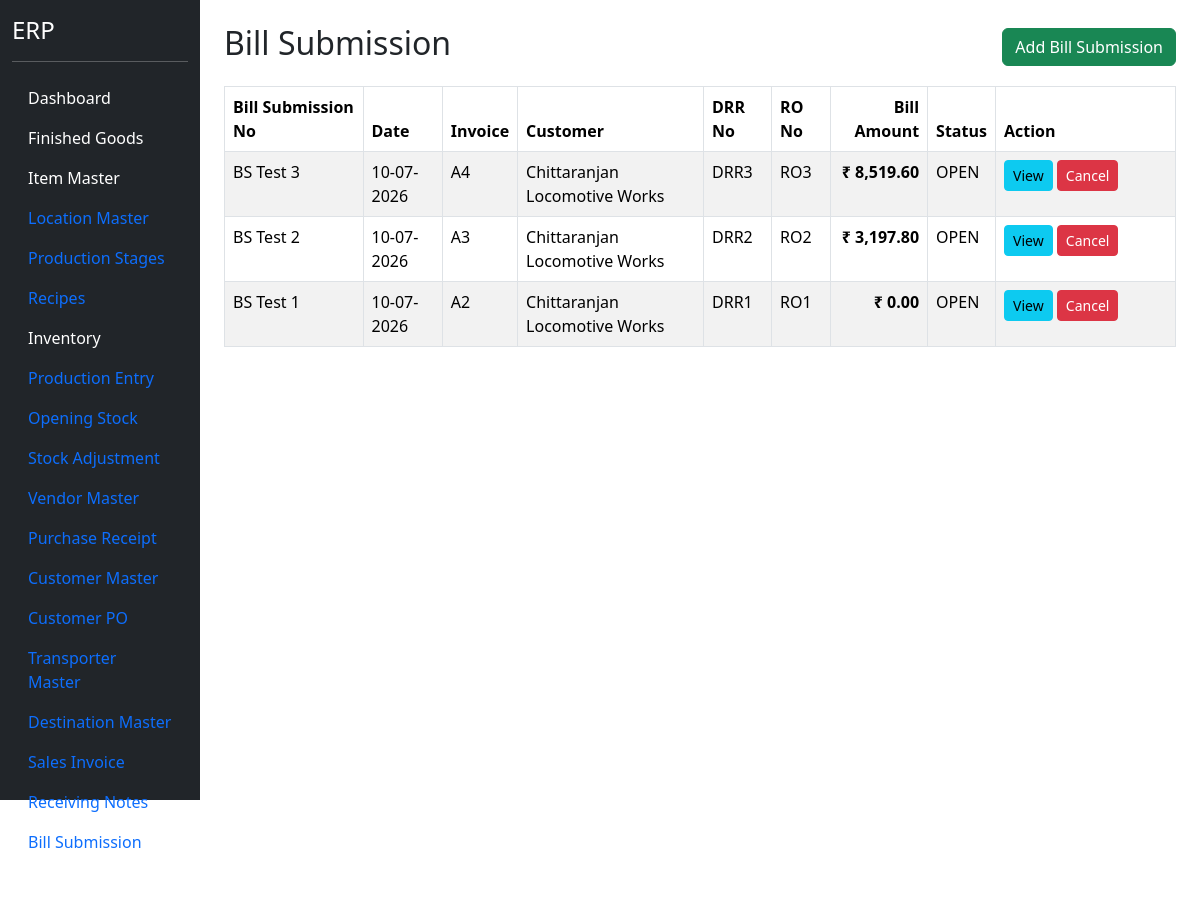
Before: /bill-submission (signed in) with the older database file.
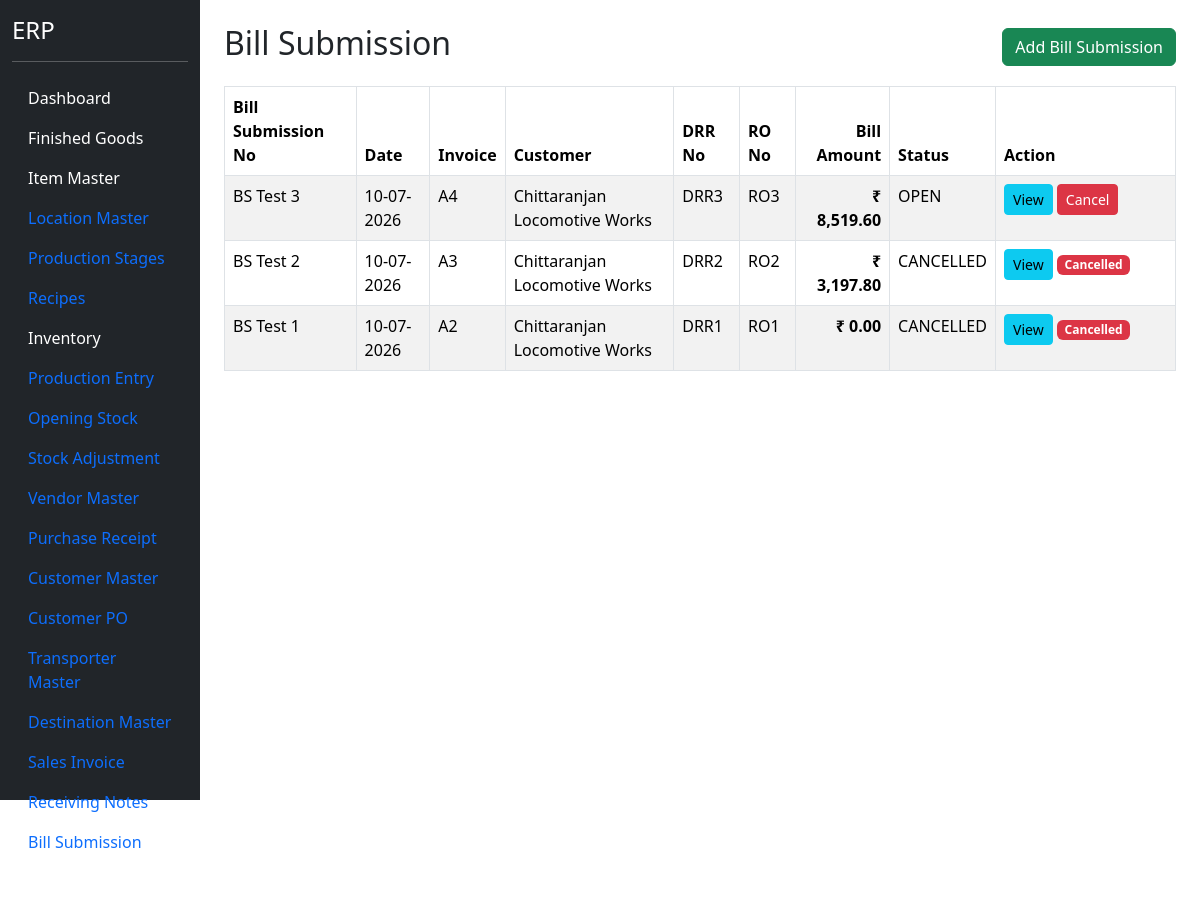
After: the same page with the newer database file.
### models.py (models this page shows)
class BillSubmissionHeader(db.Model):
    __tablename__ = "bill_submission_header"
    id = db.Column(
        db.Integer,
        primary_key=True
    )
    bill_submission_no = db.Column(
        db.String(50),
        unique=True,
        nullable=False
    )
    bill_submission_date = db.Column(
        db.Date,
        nullable=False
    )
    receiving_note_header_id = db.Column(
        db.Integer,
        db.ForeignKey("receiving_note_header.id"),
        nullable=False
    )
    sales_invoice_header_id = db.Column(
        db.Integer,
        db.ForeignKey("sales_invoice_header.id"),
        nullable=False
    )
    customer_id = db.Column(
        db.Integer,
        db.ForeignKey("customer_master.id"),
        nullable=False
    )
    drr_no = db.Column(
        db.String(100)
    )
    ro_no = db.Column(
        db.String(100)
    )
    ro_date = db.Column(
        db.Date
    )
    bill_amount = db.Column(
        db.Float,
        default=0
    )
    remarks = db.Column(
        db.String(500)
    )
    status = db.Column(
        db.String(30),
        default="ACTIVE"
    )
    customer = db.relationship(
        "CustomerMaster"
    )
    invoice = db.relationship(
        "SalesInvoiceHeader"
    )
    receiving_note = db.relationship(
        "ReceivingNoteHeader"
    )
    details = db.relationship(
        "BillSubmissionDetail",
        backref="bill_submission",
        cascade="all, delete-orphan"
    )

class SalesInvoiceHeader(db.Model):
    __tablename__ = "sales_invoice_header"
    id = db.Column(
        db.Integer,
        primary_key=True
    )
    invoice_no = db.Column(
        db.String(50),
        nullable=False,
        unique=True
    )
    invoice_date = db.Column(
        db.Date,
        nullable=False
    )
    customer_po_header_id = db.Column(
        db.Integer,
        db.ForeignKey("customer_po_header.id"),
        nullable=False
    )
    customer_id = db.Column(
        db.Integer,
        db.ForeignKey("customer_master.id"),
        nullable=False
    )
    destination_id = db.Column(
        db.Integer,
        db.ForeignKey("destination_master.id"),
        nullable=False
    )
    transporter_id = db.Column(
        db.Integer,
        db.ForeignKey("transporter_master.id"),
        nullable=False
    )
    vehicle_no = db.Column(
        db.String(50)
    )
    lr_no = db.Column(
        db.String(100)
    )
    eway_bill_no = db.Column(
        db.String(100)
    )
    location_id = db.Column(
    db.Integer,
    db.ForeignKey("location_master.id"),
    nullable=False
    )
    remarks = db.Column(
        db.String(500)
    )
    status = db.Column(
        db.String(30),
        default="Pending RNote"
    )
    customer = db.relationship("CustomerMaster")
    customer_po = db.relationship("CustomerPOHeader")
    destination = db.relationship("DestinationMaster")
    transporter = db.relationship("TransporterMaster")
    location = db.relationship("LocationMaster")
    details = db.relationship(
        "SalesInvoiceDetail",
        backref="invoice",
        cascade="all, delete-orphan"
    )

class CustomerMaster(db.Model):
    __tablename__ = "customer_master"
    id = db.Column(
        db.Integer,
        primary_key=True
    )
    customer_code = db.Column(
        db.String(20),
        unique=True,
        nullable=True
    )
    customer_name = db.Column(
        db.String(200),
        nullable=False
    )
    contact_person = db.Column(
        db.String(100)
    )
    mobile = db.Column(
        db.String(20)
    )
    email = db.Column(
        db.String(100)
    )
    gst_no = db.Column(
        db.String(30)
    )
    pan_no = db.Column(
        db.String(20)
    )
    address = db.Column(
        db.String(500)
    )
    city = db.Column(
        db.String(100)
    )
    state = db.Column(
        db.String(100)
    )
    country = db.Column(
        db.String(100),
        default="India"
    )
    pincode = db.Column(
        db.String(20)
    )
    credit_days = db.Column(
        db.Integer,
        default=30
    )
    credit_limit = db.Column(
        db.Float,
        default=0
    )
    active = db.Column(
        db.Boolean,
        default=True
    )

### blueprints/masters/routes.py (the view)
@masters_bp.route("/bill-submission")
@login_required
def bill_submission():
    bill_list = BillSubmissionHeader.query.order_by(
        BillSubmissionHeader.bill_submission_date.desc(),
        BillSubmissionHeader.bill_submission_no.desc()
    ).all()
    return render_template(
        "bill_submission.html",
        bill_list=bill_list
    )

### app.py (called while the page is built)
@login_manager.user_loader
def load_user(user_id):
    return User.query.get(int(user_id))

### templates/bill_submission.html (shortened to what this page needs)
{% extends "base.html" %}
{% block content %}
<div class="container mt-4">
<div class="d-flex justify-content-between align-items-center mb-3">
<h2>
Bill Submission
</h2>
<a
href="/bill-submission/add"
class="btn btn-success">
Add Bill Submission
</a>
</div>
<table class="table table-bordered table-striped">
<thead>
<tr>
<th>Bill Submission No</th>
<th>Date</th>
<th>Invoice</th>
<th>Customer</th>
<th>DRR No</th>
<th>RO No</th>
<th class="text-end">
    Bill Amount
</th>
<th>Status</th>
<th width="180">
Action
</th>
</tr>
</thead>
<tbody>
{% for bill in bill_list %}
<tr>
<td>{{ bill.bill_submission_no }}</td>
<td>{{ bill.bill_submission_date.strftime("%d-%m-%Y") }}</td>
<td>{{ bill.invoice.invoice_no }}</td>
<td>{{ bill.customer.customer_name }}</td>
<td>{{ bill.drr_no }}</td>
<td>{{ bill.ro_no }}</td>
<td class="text-end fw-bold">
    ₹ {{ "{:,.2f}".format(bill.bill_amount or 0) }}
</td>
<td>{{ bill.status }}</td>
<td>
<a
href="{{ url_for('masters.view_bill_submission', id=bill.id) }}"
class="btn btn-info btn-sm">
View
</a>
{% if bill.status == "CANCELLED" %}
<span class="badge bg-danger">
Cancelled
</span>
{% else %}
<button
class="btn btn-danger btn-sm"
data-bs-toggle="modal"
data-bs-target="#cancelBillModal"
data-id="{{ bill.id }}"
data-number="{{ bill.bill_submission_no }}">
Cancel
</button>
{% endif %}
</td>
</tr>
{% endfor %}
</tbody>
</table>
</div>
{% endblock %}

Changed rows visible on the page:
changed BillSubmissionHeader "BS Test 2": status "OPEN" → "CANCELLED"; status "Cancel" → "Cancelled"
changed BillSubmissionHeader "BS Test 1": status "OPEN" → "CANCELLED"; status "Cancel" → "Cancelled"
